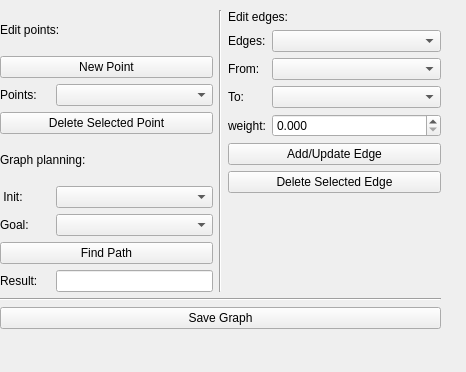
<?xml version="1.0" encoding="UTF-8"?>
<ui version="4.0">
 <class>GraphWindow</class>
 <widget class="QMainWindow" name="GraphWindow">
  <property name="geometry">
   <rect>
    <x>0</x>
    <y>0</y>
    <width>466</width>
    <height>372</height>
   </rect>
  </property>
  <property name="windowTitle">
   <string>MainWindow</string>
  </property>
  <widget class="QWidget" name="centralwidget">
   <widget class="QWidget" name="layoutWidget">
    <property name="geometry">
     <rect>
      <x>0</x>
      <y>10</y>
      <width>441</width>
      <height>319</height>
     </rect>
    </property>
    <layout class="QVBoxLayout" name="verticalLayout">
     <item>
      <layout class="QGridLayout" name="gridLayout_2">
       <item row="0" column="0">
        <layout class="QGridLayout" name="gridLayout">
         <item row="3" column="0" colspan="4">
          <widget class="QPushButton" name="deleteSelectedPointButton">
           <property name="text">
            <string>Delete Selected Point</string>
           </property>
          </widget>
         </item>
         <item row="4" column="0" colspan="3">
          <widget class="QLabel" name="labl8">
           <property name="text">
            <string>Graph planning:</string>
           </property>
          </widget>
         </item>
         <item row="5" column="0">
          <widget class="QLabel" name="labl10">
           <property name="text">
            <string> Init:</string>
           </property>
          </widget>
         </item>
         <item row="0" column="0" colspan="3">
          <widget class="QLabel" name="labl1">
           <property name="text">
            <string>Edit points:</string>
           </property>
          </widget>
         </item>
         <item row="1" column="0" colspan="4">
          <widget class="QPushButton" name="newPointButton">
           <property name="text">
            <string>New Point</string>
           </property>
          </widget>
         </item>
         <item row="6" column="0">
          <widget class="QLabel" name="labl11">
           <property name="text">
            <string>Goal:</string>
           </property>
          </widget>
         </item>
         <item row="6" column="1" colspan="3">
          <widget class="QComboBox" name="G"/>
         </item>
         <item row="5" column="1" colspan="3">
          <widget class="QComboBox" name="InitialPoint"/>
         </item>
         <item row="2" column="0">
          <widget class="QLabel" name="labl3">
           <property name="text">
            <string>Points:</string>
           </property>
          </widget>
         </item>
         <item row="2" column="1" colspan="3">
          <widget class="QComboBox" name="pointBox"/>
         </item>
         <item row="7" column="0" colspan="4">
          <widget class="QPushButton" name="FindPath">
           <property name="text">
            <string>Find Path</string>
           </property>
          </widget>
         </item>
         <item row="8" column="0">
          <widget class="QLabel" name="labl9">
           <property name="text">
            <string>Result:</string>
           </property>
          </widget>
         </item>
         <item row="8" column="1" colspan="3">
          <widget class="QLineEdit" name="lineResult"/>
         </item>
        </layout>
       </item>
       <item row="0" column="1">
        <widget class="Line" name="line">
         <property name="orientation">
          <enum>Qt::Vertical</enum>
         </property>
        </widget>
       </item>
       <item row="0" column="2">
        <layout class="QFormLayout" name="formLayout">
         <property name="fieldGrowthPolicy">
          <enum>QFormLayout::AllNonFixedFieldsGrow</enum>
         </property>
         <item row="0" column="0" colspan="2">
          <widget class="QLabel" name="labl2">
           <property name="text">
            <string>Edit edges:</string>
           </property>
          </widget>
         </item>
         <item row="5" column="0">
          <widget class="QLabel" name="labl6">
           <property name="text">
            <string>To:</string>
           </property>
          </widget>
         </item>
         <item row="5" column="1">
          <widget class="QComboBox" name="toPointBox"/>
         </item>
         <item row="7" column="0">
          <widget class="QLabel" name="labl7">
           <property name="text">
            <string>weight:</string>
           </property>
          </widget>
         </item>
         <item row="7" column="1">
          <widget class="QDoubleSpinBox" name="weightBox">
           <property name="decimals">
            <number>3</number>
           </property>
           <property name="singleStep">
            <double>0.010000000000000</double>
           </property>
          </widget>
         </item>
         <item row="8" column="0" colspan="2">
          <widget class="QPushButton" name="addUpdateButton">
           <property name="text">
            <string>Add/Update Edge</string>
           </property>
          </widget>
         </item>
         <item row="9" column="0" colspan="2">
          <widget class="QPushButton" name="deleteEdgeButton">
           <property name="text">
            <string>Delete Selected Edge</string>
           </property>
          </widget>
         </item>
         <item row="2" column="1">
          <widget class="QComboBox" name="edgeBox"/>
         </item>
         <item row="2" column="0">
          <widget class="QLabel" name="labl4">
           <property name="text">
            <string>Edges:</string>
           </property>
          </widget>
         </item>
         <item row="4" column="0">
          <widget class="QLabel" name="labl5">
           <property name="text">
            <string>From:</string>
           </property>
          </widget>
         </item>
         <item row="4" column="1">
          <widget class="QComboBox" name="fromPointBox"/>
         </item>
        </layout>
       </item>
      </layout>
     </item>
     <item>
      <widget class="Line" name="line_3">
       <property name="orientation">
        <enum>Qt::Horizontal</enum>
       </property>
      </widget>
     </item>
     <item>
      <widget class="QPushButton" name="saveButton">
       <property name="text">
        <string>Save Graph</string>
       </property>
      </widget>
     </item>
    </layout>
   </widget>
  </widget>
  <widget class="QMenuBar" name="menubar">
   <property name="geometry">
    <rect>
     <x>0</x>
     <y>0</y>
     <width>466</width>
     <height>25</height>
    </rect>
   </property>
  </widget>
 </widget>
 <resources/>
 <connections/>
</ui>
